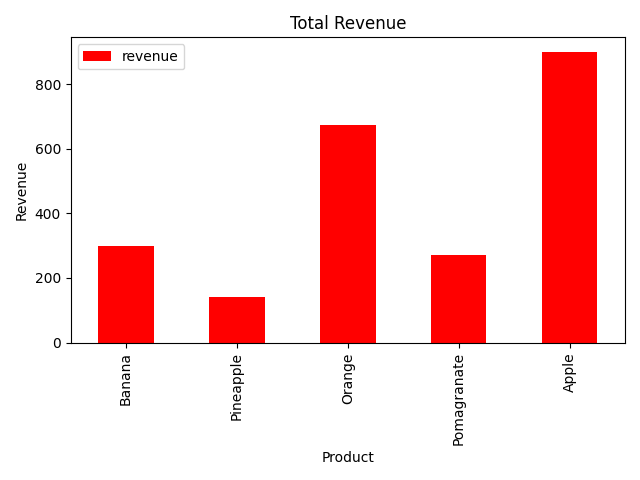

This figure's Python source:
import sqlite3
import pandas as pd
import matplotlib.pyplot as plt

conn = sqlite3.connect('sales.db')
cursor = conn.cursor()

cursor.execute("DROp TABLE IF EXISTS sales")

cursor.execute("""
              CREATE TABLE sales(
              product TEXT,
              quantity INTEGER,
              price REAL)
              """)

sales_data = [
    ('Apple',5,100),
    ('Banana',3,50),
    ('Orange',4,75),
    ('Pineapple',2,70),
    ('Mango',1,50),
    ('Pomagranate',3,90),
    ('Apple',4,100),
    ('Banana',2,50),
    ('Orange',5,75)
]

cursor.executemany("INSERT INTO sales VALUES (?,?,?)", sales_data)
conn.commit()
cursor.execute("SELECT * FROM sales")

query = """
    SELECT product, 
        SUM(quantity) AS total_quantity,
        SUM(quantity * price) AS revenue
    FROM sales
    GROUP BY price
"""
df = pd.read_sql_query(query, conn)
print(df)

df.plot(kind='bar', x='product', y='revenue', title='Total Revenue', color = 'red')
plt.xlabel('Product')
plt.ylabel('Revenue')  
plt.tight_layout()
plt.savefig('sales_summary.png')
plt.show()

conn.close()